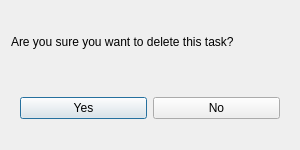
<?xml version="1.0" encoding="UTF-8"?>
<ui version="4.0">
 <class>DeleteConfirmDialog</class>
 <widget class="QDialog" name="DeleteConfirmDialog">
  <property name="geometry">
   <rect>
    <x>0</x>
    <y>0</y>
    <width>300</width>
    <height>150</height>
   </rect>
  </property>
  <property name="windowTitle">
   <string>Confirm Delete</string>
  </property>
  <layout class="QVBoxLayout" name="verticalLayout">
   <item>
    <widget class="QLabel" name="confirmLabel">
     <property name="text">
      <string>Are you sure you want to delete this task?</string>
     </property>
    </widget>
   </item>
   <item>
    <widget class="QWidget" name="buttonWidget" native="true">
     <layout class="QHBoxLayout" name="buttonLayout">
      <item>
       <widget class="QPushButton" name="yesButton">
        <property name="text">
         <string>Yes</string>
        </property>
       </widget>
      </item>
      <item>
       <widget class="QPushButton" name="noButton">
        <property name="text">
         <string>No</string>
        </property>
       </widget>
      </item>
     </layout>
    </widget>
   </item>
  </layout>
 </widget>
 <resources/>
 <connections/>
</ui>
